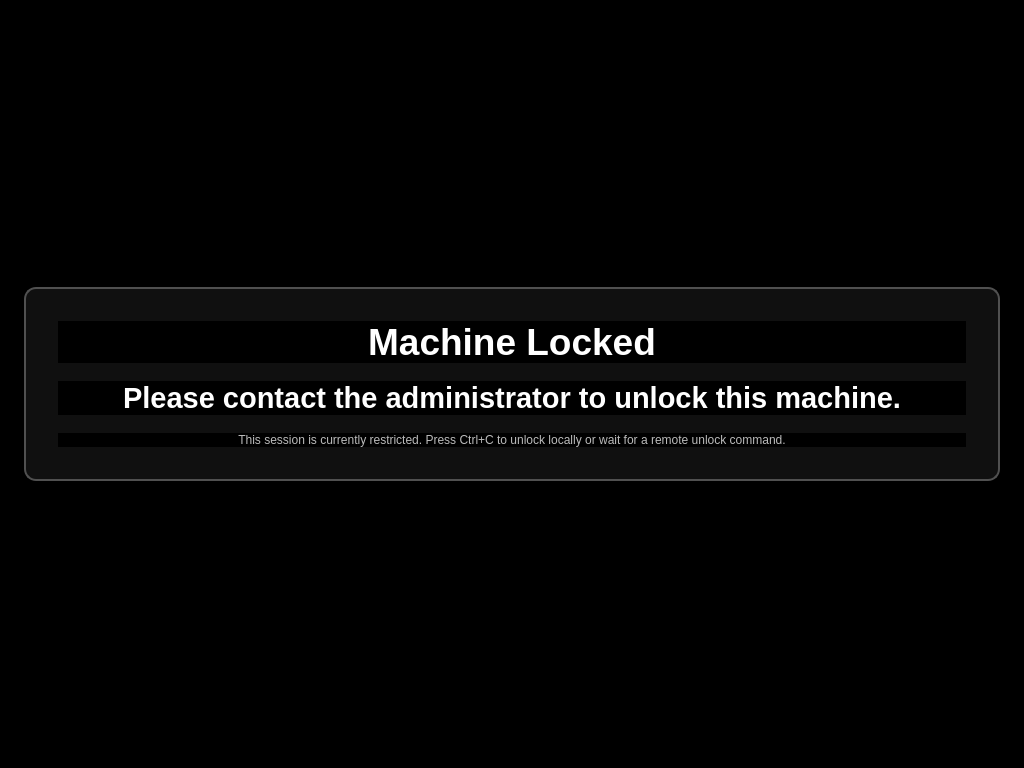
<?xml version="1.0" encoding="UTF-8"?>
<ui version="4.0">
 <class>LockWindow</class>
 <widget class="QWidget" name="LockWindow">
  <property name="geometry">
   <rect>
    <x>0</x>
    <y>0</y>
    <width>1024</width>
    <height>768</height>
   </rect>
  </property>
  <property name="windowTitle">
   <string>Lock Window</string>
  </property>
  <property name="styleSheet">
   <string notr="true">background-color: black; color: white;</string>
  </property>
  <layout class="QVBoxLayout" name="rootLayout">
   <property name="leftMargin">
    <number>24</number>
   </property>
   <property name="topMargin">
    <number>24</number>
   </property>
   <property name="rightMargin">
    <number>24</number>
   </property>
   <property name="bottomMargin">
    <number>24</number>
   </property>
   <item>
    <spacer name="verticalSpacerTop">
     <property name="orientation">
      <enum>Qt::Vertical</enum>
     </property>
     <property name="sizeHint" stdset="0">
      <size>
       <width>20</width>
       <height>80</height>
      </size>
     </property>
    </spacer>
   </item>
   <item>
    <widget class="QFrame" name="messagePanel">
     <property name="frameShape">
      <enum>QFrame::StyledPanel</enum>
     </property>
     <property name="styleSheet">
      <string notr="true">QFrame#messagePanel {
    border: 2px solid #505050;
    border-radius: 12px;
    background-color: #101010;
}</string>
     </property>
     <layout class="QVBoxLayout" name="panelLayout">
      <property name="leftMargin">
       <number>32</number>
      </property>
      <property name="topMargin">
       <number>32</number>
      </property>
      <property name="rightMargin">
       <number>32</number>
      </property>
      <property name="bottomMargin">
       <number>32</number>
      </property>
      <property name="spacing">
       <number>18</number>
      </property>
      <item>
       <widget class="QLabel" name="headlineLabel">
        <property name="font">
         <font>
          <pointsize>28</pointsize>
          <bold>true</bold>
         </font>
        </property>
        <property name="text">
         <string>Machine Locked</string>
        </property>
        <property name="alignment">
         <set>Qt::AlignCenter</set>
        </property>
       </widget>
      </item>
      <item>
       <widget class="QLabel" name="messageLabel">
        <property name="font">
         <font>
          <pointsize>22</pointsize>
          <bold>true</bold>
         </font>
        </property>
        <property name="text">
         <string>Please contact the administrator to unlock this machine.</string>
        </property>
        <property name="alignment">
         <set>Qt::AlignCenter</set>
        </property>
        <property name="wordWrap">
         <bool>true</bool>
        </property>
       </widget>
      </item>
      <item>
       <widget class="QLabel" name="detailLabel">
        <property name="styleSheet">
         <string notr="true">color: #bbbbbb;</string>
        </property>
       <property name="text">
         <string>This session is currently restricted. Press Ctrl+C to unlock locally or wait for a remote unlock command.</string>
        </property>
        <property name="alignment">
         <set>Qt::AlignCenter</set>
        </property>
        <property name="wordWrap">
         <bool>true</bool>
        </property>
       </widget>
      </item>
     </layout>
    </widget>
   </item>
   <item>
    <spacer name="verticalSpacerBottom">
     <property name="orientation">
      <enum>Qt::Vertical</enum>
     </property>
     <property name="sizeHint" stdset="0">
      <size>
       <width>20</width>
       <height>80</height>
      </size>
     </property>
    </spacer>
   </item>
  </layout>
 </widget>
 <resources/>
 <connections/>
</ui>
